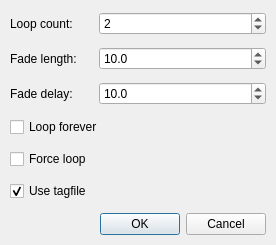
<?xml version="1.0" encoding="UTF-8"?>
<ui version="4.0">
 <class>SettingsDialog</class>
 <widget class="QDialog" name="SettingsDialog">
  <property name="geometry">
   <rect>
    <x>0</x>
    <y>0</y>
    <width>276</width>
    <height>245</height>
   </rect>
  </property>
  <property name="minimumSize">
   <size>
    <width>276</width>
    <height>245</height>
   </size>
  </property>
  <property name="maximumSize">
   <size>
    <width>276</width>
    <height>245</height>
   </size>
  </property>
  <property name="windowTitle">
   <string>Vgmsteam+ Plugin Settings</string>
  </property>
  <layout class="QGridLayout">
   <property name="leftMargin">
    <number>10</number>
   </property>
   <property name="topMargin">
    <number>10</number>
   </property>
   <property name="rightMargin">
    <number>10</number>
   </property>
   <property name="bottomMargin">
    <number>6</number>
   </property>
   <property name="spacing">
    <number>10</number>
   </property>
   <item row="1" column="0">
    <widget class="QLabel" name="label">
     <property name="text">
      <string>Fade length:</string>
     </property>
    </widget>
   </item>
   <item row="2" column="0">
    <widget class="QLabel" name="label_3">
     <property name="text">
      <string>Fade delay:</string>
     </property>
    </widget>
   </item>
   <item row="0" column="1" colspan="2">
    <widget class="QSpinBox" name="loopCount">
     <property name="minimum">
      <number>1</number>
     </property>
     <property name="maximum">
      <number>100</number>
     </property>
     <property name="value">
      <number>2</number>
     </property>
    </widget>
   </item>
   <item row="0" column="0">
    <widget class="QLabel" name="label_2">
     <property name="text">
      <string>Loop count:</string>
     </property>
    </widget>
   </item>
   <item row="6" column="0" colspan="3">
    <widget class="QDialogButtonBox" name="buttonBox">
     <property name="standardButtons">
      <set>QDialogButtonBox::Cancel|QDialogButtonBox::Ok</set>
     </property>
    </widget>
   </item>
   <item row="1" column="1" colspan="2">
    <widget class="QDoubleSpinBox" name="fadeLength">
     <property name="decimals">
      <number>1</number>
     </property>
     <property name="maximum">
      <double>60.000000000000000</double>
     </property>
     <property name="value">
      <double>10.000000000000000</double>
     </property>
    </widget>
   </item>
   <item row="2" column="1" colspan="2">
    <widget class="QDoubleSpinBox" name="fadeDelay">
     <property name="decimals">
      <number>1</number>
     </property>
     <property name="minimum">
      <double>0.000000000000000</double>
     </property>
     <property name="maximum">
      <double>60.000000000000000</double>
     </property>
     <property name="value">
      <double>10.000000000000000</double>
     </property>
    </widget>
   </item>
   <item row="3" column="0" colspan="2">
    <widget class="QCheckBox" name="loopForever">
     <property name="text">
      <string>Loop forever</string>
     </property>
    </widget>
   </item>
   <item row="4" column="0" colspan="2">
    <widget class="QCheckBox" name="forceLoop">
     <property name="text">
      <string>Force loop</string>
     </property>
    </widget>
   </item>
   <item row="5" column="0" colspan="2">
    <widget class="QCheckBox" name="tagfile">
     <property name="text">
      <string>Use tagfile</string>
     </property>
     <property name="checked">
      <bool>true</bool>
     </property>
    </widget>
   </item>
  </layout>
 </widget>
 <resources/>
 <connections>
  <connection>
   <sender>buttonBox</sender>
   <signal>accepted()</signal>
   <receiver>SettingsDialog</receiver>
   <slot>accept()</slot>
   <hints>
    <hint type="sourcelabel">
     <x>179</x>
     <y>51</y>
    </hint>
    <hint type="destinationlabel">
     <x>274</x>
     <y>2</y>
    </hint>
   </hints>
  </connection>
  <connection>
   <sender>buttonBox</sender>
   <signal>rejected()</signal>
   <receiver>SettingsDialog</receiver>
   <slot>reject()</slot>
   <hints>
    <hint type="sourcelabel">
     <x>231</x>
     <y>46</y>
    </hint>
    <hint type="destinationlabel">
     <x>271</x>
     <y>44</y>
    </hint>
   </hints>
  </connection>
 </connections>
</ui>
